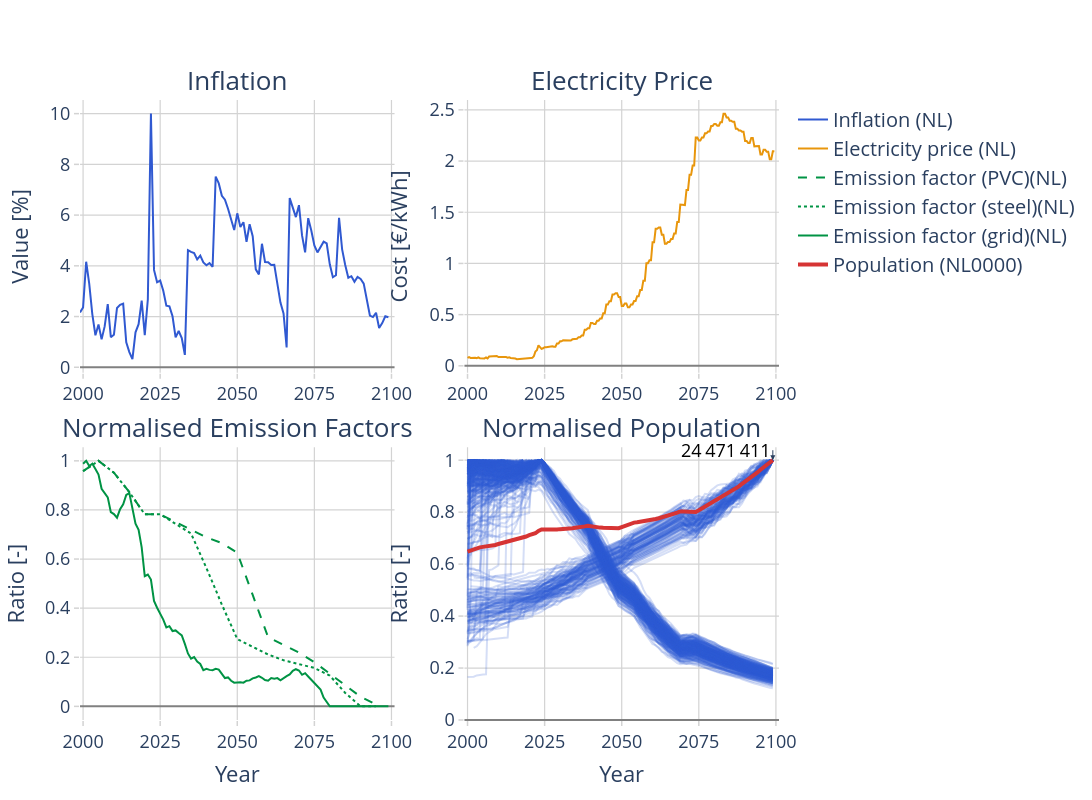

Notebook cell for this chart:
### Code cell
# Create the plot
WF_BLUE = '#3059D1'
WF_GREEN = '#009344'
WF_BLUE_FILL = 'rgba(48, 89, 209, 0.2)'
WF_GREEN_FILL = 'rgba(0, 147, 68, 0.5)'
WF_ORANGE = '#E8960C'
WF_RED = '#D63434'

fig_bwf_inputs = make_subplots(
    rows=2, cols=2,
    subplot_titles=(
        'Inflation',
        'Electricity Price',
        'Normalised Emission Factors',
        'Normalised Population'
    ),
    horizontal_spacing=0.1,
    vertical_spacing=0.12
)
fig_bwf_inputs.update_annotations(font=dict(size=26)) # Increase subplot subtitles

# Top left: Inflation
fig_bwf_inputs.add_trace(
    go.Scatter(
        x=inflation_df.index,
        y=inflation_df['NL0000'],
        mode='lines',
        name='Inflation (NL)',
        line=dict(color=WF_BLUE, width=2),
        hoverinfo='x+y+name'
    ),
    row=1, col=1
)
# Top right: Ele price
fig_bwf_inputs.add_trace(
    go.Scatter(
        x=ele_prices_df.index,
        y=ele_prices_df['NL0000'],
        mode='lines',
        name='Electricity price (NL)',
        line=dict(color=WF_ORANGE, width=2),
        hoverinfo='x+y+name'
    ),
    row=1, col=2
)
# Bottom left: Emission factors (3 lines)
dash_styles = ["dash", "dot", "solid"]
for i, col in enumerate(ef_df.columns):
    data = ef_df[col].dropna()
    fig_bwf_inputs.add_trace(
        go.Scatter(
            x=data.index,
            y=data.values,
            mode='lines',
            name=f'Emission factor ({col})(NL)',
            line=dict(color=WF_GREEN, width=2, dash=dash_styles[i]),
            hoverinfo='x+y+name'
        ),
        row=2, col=1
    )
# Bottom right: Population (n light lines and one full)

for col in population_norm_df.columns:
    fig_bwf_inputs.add_trace(
        go.Scatter(
            x=population_norm_df.index,
            y=population_norm_df[col],
            mode='lines',
            name=f'Population ({col})',
            showlegend=col == 'NL0000',
            line=dict(
                color=WF_RED if col == 'NL0000' else WF_BLUE_FILL,
                width=4 if col == 'NL0000' else 2,
            ),
            hoverinfo='x+y+name'
        ),
        row=2, col=2
    )

fig_bwf_inputs.add_annotation(
    x=population_df['NL0000'].idxmax(),
    y=1,
    text=f"{population_df['NL0000'].max():,.0f}".replace(',',"\u2009"),
    xanchor="right",
    showarrow=True,
    arrowhead=2,
    ax=0,
    ay=-10,
    font=dict(color="black", size=18),
    row=2, col=2
)

fig_bwf_inputs.update_layout(
    height=800,
    width=1600,
    title_text='',
    showlegend=True,
    plot_bgcolor='white',
    paper_bgcolor='white',
    legend=dict(
        font=dict(size=20),
        title_font=dict(size=22),
    ),
)
axes_style=dict(
    ticks='outside',
    tickcolor='lightgray',
    tickwidth=1.5,
    showgrid=True,
    gridcolor='lightgray',
    gridwidth=1.2,
    zeroline=True,
    zerolinecolor='gray',
    zerolinewidth=2,
    title_font=dict(size=22),
    tickfont=dict(size=18),
)
xaxes_ticks=dict(
    tickvals=list(pd.date_range(start="2000-01-01", end="2100-01-10", freq="25YS")),
    ticktext=[str(y) for y in range(2000, 2101, 25)],
    range=[pd.to_datetime("1999-01-01"), pd.to_datetime("2101-01-01")]
)

fig_bwf_inputs.update_xaxes(title_text='', **axes_style, **xaxes_ticks, row=1, col=1)
fig_bwf_inputs.update_xaxes(title_text='', **axes_style, **xaxes_ticks, row=1, col=2)
fig_bwf_inputs.update_xaxes(title_text='Year', **axes_style, **xaxes_ticks, row=2, col=1)
fig_bwf_inputs.update_xaxes(title_text='Year', **axes_style, **xaxes_ticks, row=2, col=2)
fig_bwf_inputs.update_yaxes(title_text='Value [%]', **axes_style, row=1, col=1)
fig_bwf_inputs.update_yaxes(title_text='Cost [€/kWh]', **axes_style, row=1, col=2)
fig_bwf_inputs.update_yaxes(title_text='Ratio [-]', **axes_style, row=2, col=1)
fig_bwf_inputs.update_yaxes(title_text='Ratio [-]', **axes_style, range=[0, 1.05], row=2, col=2)

fig_bwf_inputs.show()
